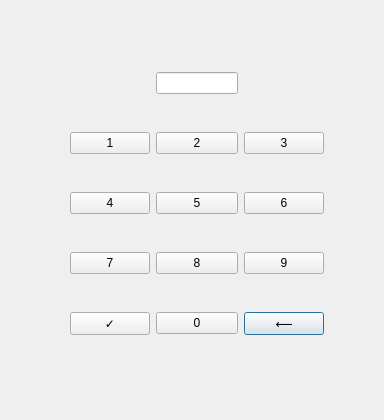
<?xml version="1.0" encoding="UTF-8"?>
<ui version="4.0">
 <class>PinWindow</class>
 <widget class="QDialog" name="PinWindow">
  <property name="geometry">
   <rect>
    <x>0</x>
    <y>0</y>
    <width>384</width>
    <height>420</height>
   </rect>
  </property>
  <property name="windowTitle">
   <string>Dialog</string>
  </property>
  <widget class="QWidget" name="gridLayoutWidget">
   <property name="geometry">
    <rect>
     <x>70</x>
     <y>40</y>
     <width>254</width>
     <height>331</height>
    </rect>
   </property>
   <layout class="QGridLayout" name="gridLayout">
    <item row="4" column="2">
     <widget class="QPushButton" name="PushButton_Back">
      <property name="text">
       <string>⟵</string>
      </property>
     </widget>
    </item>
    <item row="1" column="1">
     <widget class="QPushButton" name="pushButton_2">
      <property name="text">
       <string>2</string>
      </property>
     </widget>
    </item>
    <item row="2" column="1">
     <widget class="QPushButton" name="pushButton_5">
      <property name="text">
       <string>5</string>
      </property>
     </widget>
    </item>
    <item row="3" column="1">
     <widget class="QPushButton" name="pushButton_8">
      <property name="text">
       <string>8</string>
      </property>
     </widget>
    </item>
    <item row="4" column="0">
     <widget class="QPushButton" name="PushButton_Ok">
      <property name="text">
       <string>✓</string>
      </property>
     </widget>
    </item>
    <item row="2" column="2">
     <widget class="QPushButton" name="pushButton_6">
      <property name="text">
       <string>6</string>
      </property>
     </widget>
    </item>
    <item row="2" column="0">
     <widget class="QPushButton" name="pushButton_4">
      <property name="text">
       <string>4</string>
      </property>
     </widget>
    </item>
    <item row="3" column="2">
     <widget class="QPushButton" name="pushButton_9">
      <property name="text">
       <string>9</string>
      </property>
     </widget>
    </item>
    <item row="3" column="0">
     <widget class="QPushButton" name="pushButton_7">
      <property name="text">
       <string>7</string>
      </property>
     </widget>
    </item>
    <item row="1" column="2">
     <widget class="QPushButton" name="pushButton_3">
      <property name="text">
       <string>3</string>
      </property>
     </widget>
    </item>
    <item row="1" column="0">
     <widget class="QPushButton" name="pushButton_1">
      <property name="text">
       <string>1</string>
      </property>
     </widget>
    </item>
    <item row="4" column="1">
     <widget class="QPushButton" name="pushButton_0">
      <property name="text">
       <string>0</string>
      </property>
     </widget>
    </item>
    <item row="0" column="1">
     <widget class="QLineEdit" name="lineEdit"/>
    </item>
   </layout>
  </widget>
 </widget>
 <resources/>
 <connections/>
</ui>
